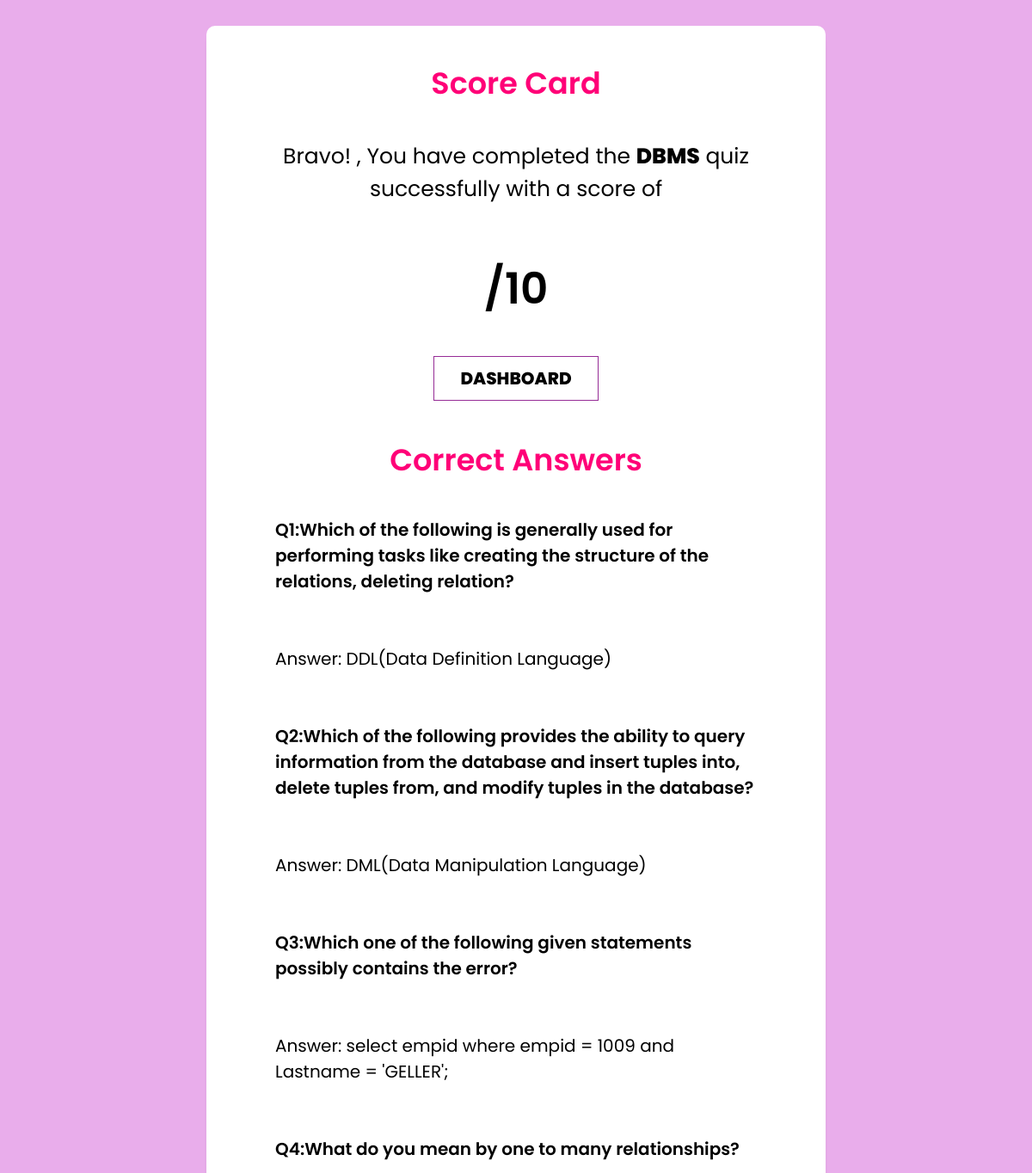
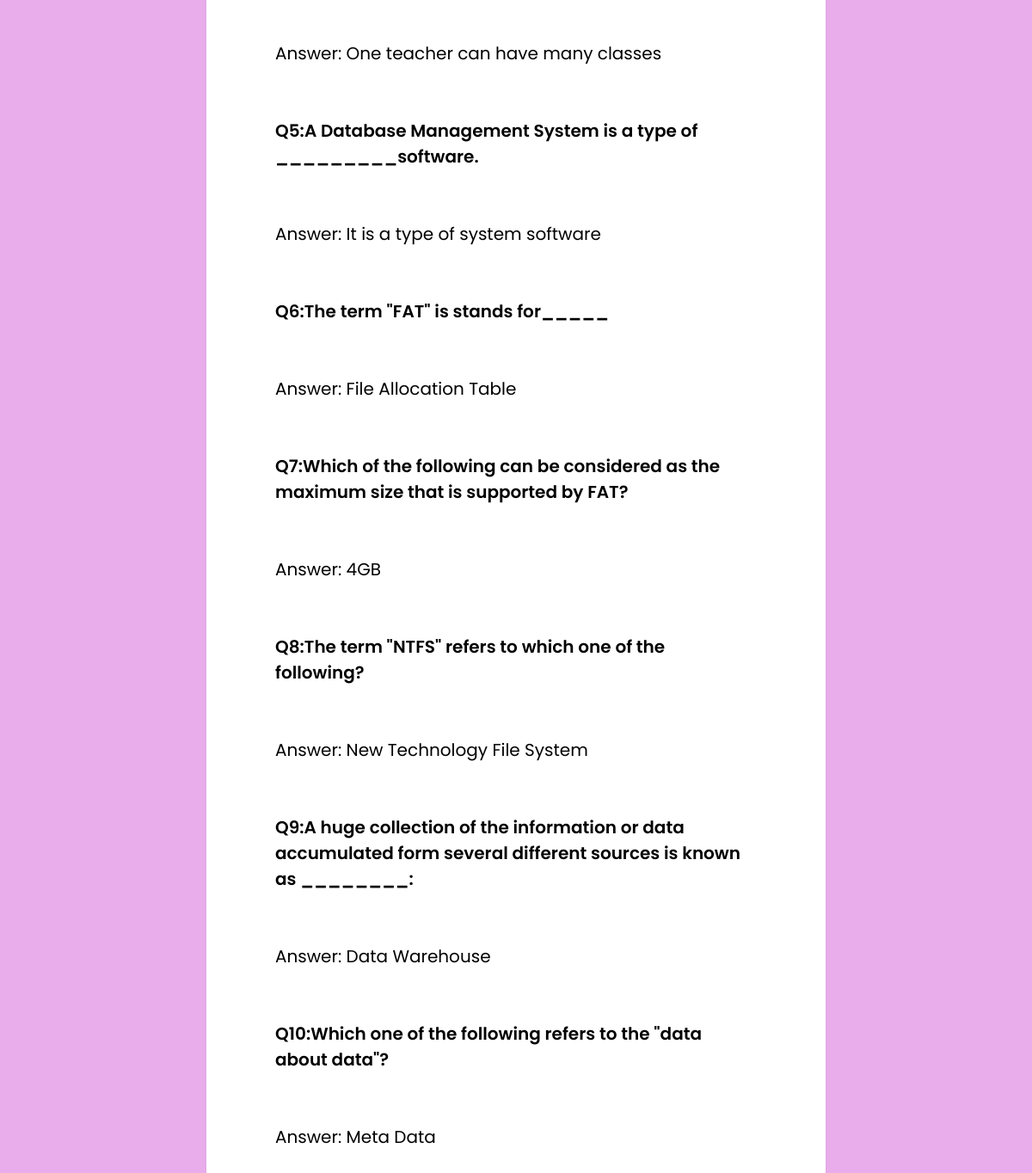
Page /resultpagedbms.php on the committed database (2 pictures, top to bottom).
### tables this page shows
CREATE TABLE `dbmsquestions` (
  `qid` int(255) NOT NULL,
  `question` varchar(255) NOT NULL
);

CREATE TABLE `dbmsanswers` (
  `ans_id` int(255) NOT NULL,
  `answer` varchar(255) NOT NULL,
  `is_correct` int(25) NOT NULL,
  `ans_options` int(255) NOT NULL
);

### resultpagedbms.php (the view, shortened to what this page needs)
<?php
$con = mysqli_connect('localhost', 'root');
mysqli_select_db($con, 'quizdatabase');
?>
<!DOCTYPE html>
<html lang="en">
<head>
    <link rel="stylesheet" href="css/resultpage.css"></a>
</head>
<body>
    <div class="main_div">
        <div class="inner-div">
            <h1 class="question">Score Card</h1>
            <h3>Bravo! <span class="showname_quiz"><?php echo $_SESSION['username']; ?></span>, You have completed the <span class="showname_quiz">DBMS</span> quiz successfully with a score of</h3>
            <div id="ShowScore" class="ScoreArea">
                ?>/10
                <br>
                <a href="mainpage.php" id="Exit">DASHBOARD</a>
            </div>
            <h1>Correct Answers</h1>
            <div class="showquestion">
                <?php
                for ($i = 1; $i <= 10; $i++) {
                    $q = "SELECT * FROM dbmsquestions where qid=$i";
                    $query = mysqli_query($con, $q);
                    $ans_options = "SELECT * FROM dbmsanswers WHERE ans_options=$i AND is_correct=1";
                    $ans_correct = mysqli_query($con, $ans_options);
                    $ans_correct_rows = mysqli_fetch_array($ans_correct);
                    while ($rows = mysqli_fetch_array($query)) {
                ?>
                        <div class="questionshow"><?php echo $rows['question']; ?></div>
                        <br>
                        <br>
                        <div class="answershow">Answer: <?php echo $ans_correct_rows['answer']; ?></div>
                        <br>
                        <br>
                <?php
                    }
                }
                ?>
            </div>
        </div>
    </div>
</body>
</html>

### css/resultpage.css (style rules this page uses)
* { margin: 0; padding: 0; font-family: 'Josefin Sans', sans-serif; font-family: 'Poppins', sans-serif; box-sizing: border-box; }
html { font-size: 62.5%; font-family: 300; }
.main_div { min-height: 100vh; display: grid; place-items: center; background-color: hsl(298, 61%, 80%); }
.inner-div { width: 60vw; margin-top: 30px; margin-bottom: 30px; background-color: #fff; padding: 3rem 8rem; border-radius: 1rem; box-shadow: 0 1rem 1rem -0.7rem rgba(0,0,0,0.4); }
.inner-div h1 { font-size: 3.5rem; font-weight: 600; margin: 1rem 0 4rem 0; text-align: center; color: rgb(255, 0, 119); }
.inner-div h3 { font-size: 2.5rem; font-weight: 400; text-align: center; }
#Exit { padding: 1rem 3rem; font-size: 2rem; font-weight: 800; display: inline-block; position: relative; margin: auto; color: black; background-color: transparent; border: 1px solid #962c96; margin-top: 4rem; cursor: pointer; }
a { text-decoration: none; color: black; }
#ShowScore { background-color: white; margin-top: 3rem; padding: 3rem 4rem; font-weight: 600; font-size: 50px; text-align: center; }
.showquestion { font-size: 20px; }
.questionshow { font-weight: 600; }
.showname_quiz { font-weight: 800; }

### rows in the picture
dbmsquestions: question "Q1:Which of the following is generally used for performing tasks like creating the structure of the relations, deleting relation?"
dbmsanswers: answer "DDL(Data Definition Language)"
dbmsquestions: question "Q2:Which of the following provides the ability to query information from the database and insert tuples into, delete tuples from, and modify tuples in the database?"
dbmsanswers: answer "DML(Data Manipulation Language)"
dbmsquestions: question "Q3:Which one of the following given statements possibly contains the error?"
dbmsanswers: answer "select empid where empid = 1009 and Lastname = 'GELLER';"
dbmsquestions: question "Q4:What do you mean by one to many relationships?"
dbmsanswers: answer "One teacher can have many classes"
dbmsquestions: question "Q5:A Database Management System is a type of _________software."
dbmsanswers: answer "It is a type of system software"
dbmsquestions: question "Q6:The term \"FAT\" is stands for_____"
dbmsanswers: answer "File Allocation Table"
dbmsquestions: question "Q7:Which of the following can be considered as the maximum size that is supported by FAT?"
dbmsanswers: answer "4GB"
dbmsquestions: question "Q8:The term \"NTFS\" refers to which one of the following?"
dbmsanswers: answer "New Technology File System"
dbmsquestions: question "Q9:A huge collection of the information or data accumulated form several different sources is known as ________:"
dbmsanswers: answer "Data Warehouse"
dbmsquestions: question "Q10:Which one of the following refers to the \"data about data\"?"
dbmsanswers: answer "Meta Data"
